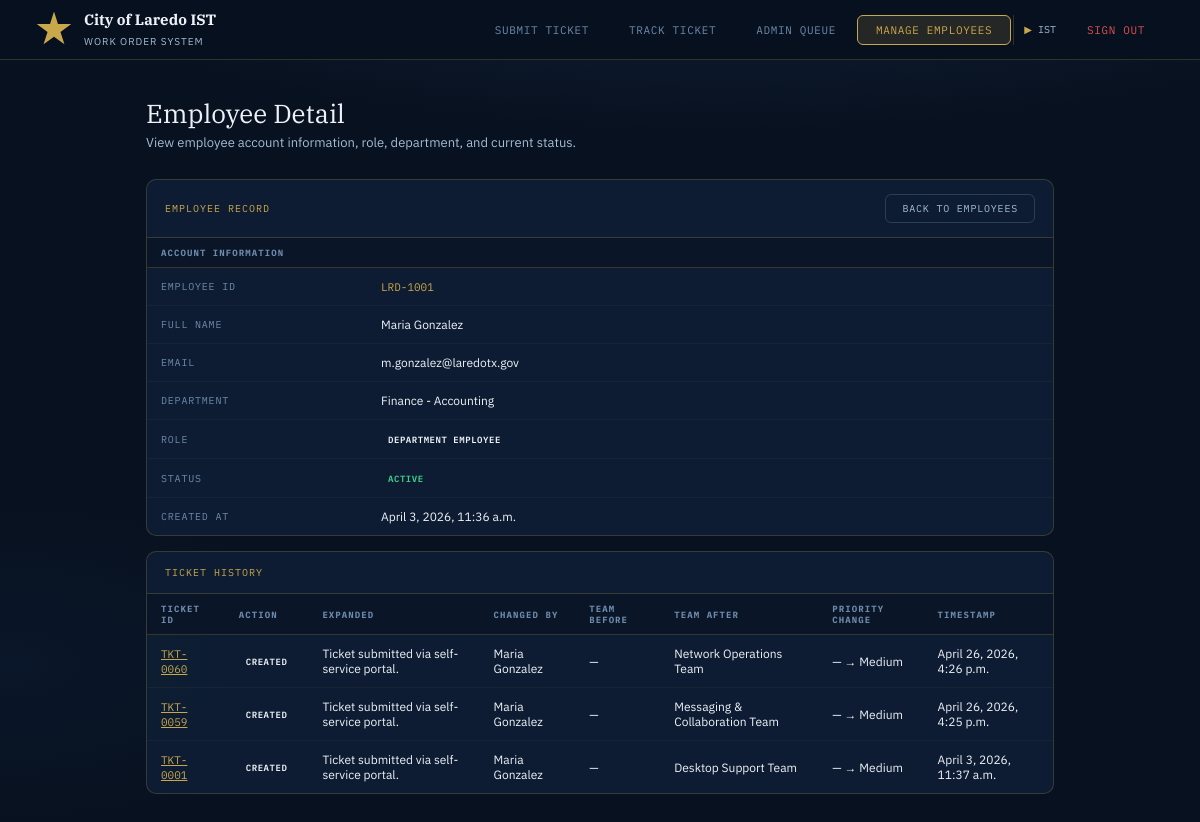
The app's page /manage_employees/98/ (signed in), older data.
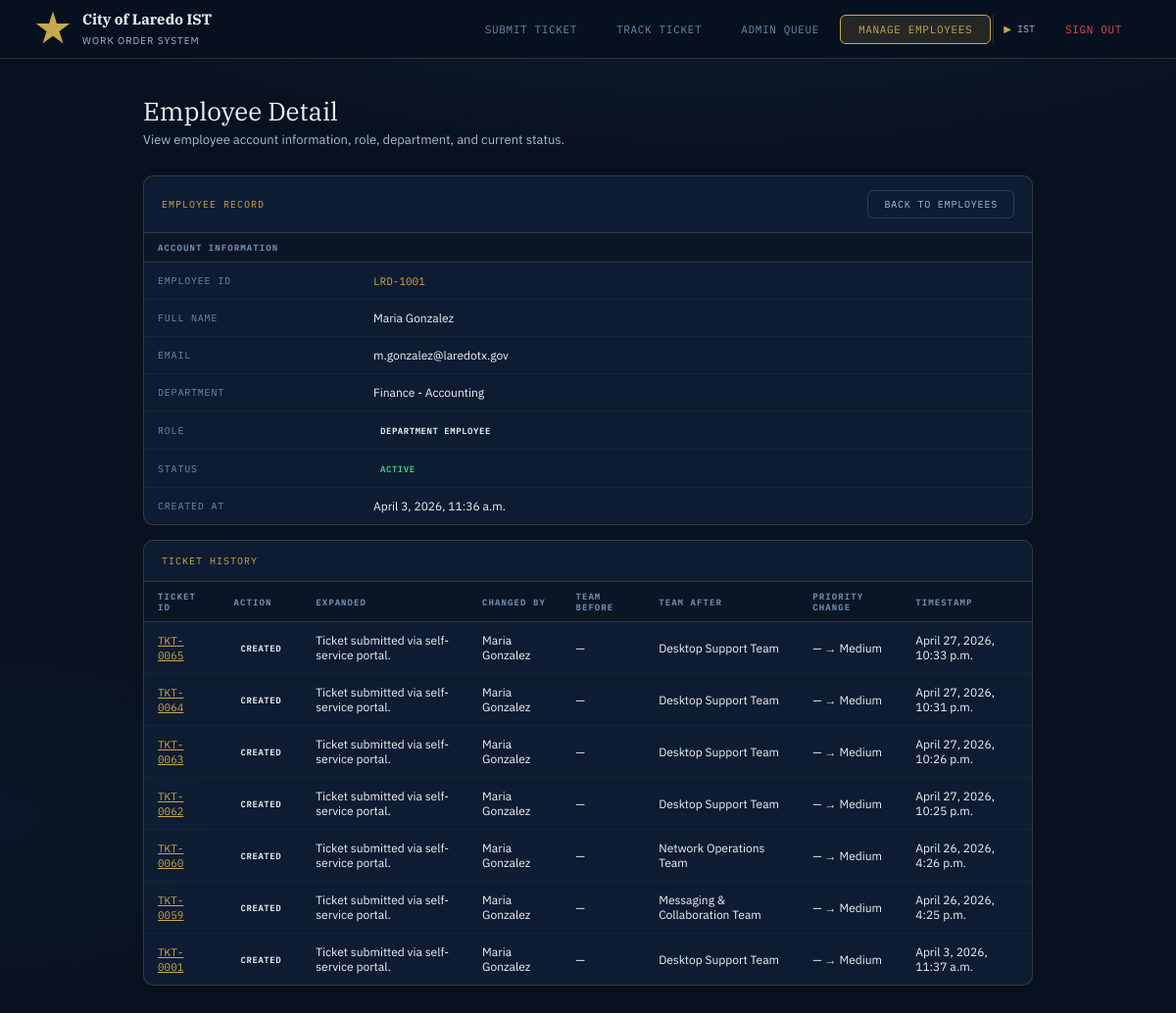
The same page, newer data.
### tickets/models.py (models this page shows, shortened)
class Employee(models.Model):
    employee_id = models.CharField("Employee ID", max_length=30, unique=True)
    first_name  = models.CharField("First Name",  max_length=60)
    last_name   = models.CharField("Last Name",   max_length=60)
    email       = models.EmailField("Email",       unique=True)
    department  = models.CharField("Department",   max_length=80,
                                   choices=DEPARTMENT_CHOICES)
    role        = models.CharField("Role", max_length=10,
                                   choices=EmployeeRole.choices,
                                   default=EmployeeRole.DEPT)
    password    = models.CharField("Password Hash", max_length=256)
    is_active   = models.BooleanField("Active", default=True)
    created_at  = models.DateTimeField(auto_now_add=True)
    class Meta:
        ordering    = ["last_name", "first_name"]
        verbose_name = "Employee"
        verbose_name_plural = "Employees"
    @property
    def full_name(self) -> str:
        return f"{self.first_name} {self.last_name}"

class TicketHistory(models.Model):
    ticket      = models.ForeignKey(
        Ticket, on_delete=models.CASCADE, related_name="history"
    )
    action      = models.CharField(
        max_length=20, choices=HistoryAction.choices
    )
    note        = models.TextField("Note", blank=True)
    changed_by  = models.CharField("Changed By", max_length=120, blank=True)
    priority_before = models.IntegerField(null=True, blank=True)
    priority_after  = models.IntegerField(null=True, blank=True)
    team_before = models.CharField(max_length=100, blank=True)
    team_after  = models.CharField(max_length=100, blank=True)
    timestamp   = models.DateTimeField(auto_now_add=True)
    class Meta:
        ordering = ["timestamp"]
        verbose_name = "Ticket History Entry"
        verbose_name_plural = "Ticket History"
    @property
    def priority_before_label(self):
        return PRIORITY_LABELS.get(self.priority_before, "") if self.priority_before else ""
    @property
    def priority_after_label(self):
        return PRIORITY_LABELS.get(self.priority_after, "") if self.priority_after else ""

class Ticket(models.Model):
    ticket_id   = models.CharField(max_length=20, unique=True, editable=False)
    submitter   = models.ForeignKey(
        Employee, null=True, blank=True,
        on_delete=models.SET_NULL,
        related_name="tickets",
        verbose_name="Submitted By",
    )
    name        = models.CharField("Full Name",    max_length=120)
    employee_id = models.CharField("Employee ID",  max_length=30)
    department  = models.CharField("Department",   max_length=80,
                                   choices=DEPARTMENT_CHOICES)
    email       = models.EmailField("Contact Email")
    category    = models.CharField("Category",    max_length=30,
                                   choices=CATEGORY_CHOICES)
    subtype     = models.CharField("Sub-Type",    max_length=30,
                                   choices=SUBTYPE_CHOICES, blank=True)
    issue_type  = models.CharField("Issue Type",  max_length=40,
                                   choices=ISSUE_TYPE_CHOICES, blank=True)
    title       = models.CharField("Brief Summary",      max_length=120)
    description = models.TextField("Detailed Description", blank=True)
    asset_tag   = models.CharField("Asset Tag",  max_length=40, blank=True)
    location    = models.CharField("Location",   max_length=80, blank=True)
    phone_ext   = models.CharField("Phone Ext",  max_length=10, blank=True)
    user_priority = models.IntegerField(
        "User-Selected Priority",
        choices=PRIORITY_CHOICES, default=4,
    )
    routing_tier               = models.CharField("Dept Tier",         max_length=30,  blank=True)
    routing_tier_label         = models.CharField("Tier Label",        max_length=60,  blank=True)
    routing_team               = models.CharField("Assigned Team",     max_length=100, blank=True)
    routing_sla                = models.CharField("SLA Target",        max_length=20,  blank=True)
    routing_effective_priority = models.IntegerField("Effective Priority", default=4)
    routing_was_modified       = models.BooleanField("Priority Auto-Adjusted", default=False)
    routing_reasons            = models.TextField("Routing Reasons (JSON)", blank=True)
    routing_escalation_path    = models.TextField("Escalation Path (JSON)",  blank=True)
    status       = models.CharField(max_length=20, choices=TicketStatus.choices,
                                    default=TicketStatus.OPEN)
    submitted_at = models.DateTimeField(auto_now_add=True)
    updated_at   = models.DateTimeField(auto_now=True)
    class Meta:
        ordering = ["-submitted_at"]
        verbose_name = "Ticket"
        verbose_name_plural = "Tickets"

### tickets/views.py (the view)
# urls.py: path("manage_employees/<int:employee_id>/", views.employee_detail, name="employee_detail"),
@ist_required
def employee_detail(request, employee_id):
    employee = get_object_or_404(Employee, id=employee_id)
    history_records = TicketHistory.objects.filter(changed_by=employee.full_name).order_by("-timestamp")
    context = {
        "employee": employee,
        "history_records": history_records,
    }
    return render(request, "tickets/employee_detail.html", context)

### tickets/views.py (called while the page is built)
def ist_required(view_fn):
    @wraps(view_fn)
    def wrapper(request, *args, **kwargs):
        if not request.session.get("employee_pk"):
            return redirect("employee_login")
        role = request.session.get("employee_role", "dept")
        if role not in ("ist", "admin"):
            return redirect("submit_ticket")
        return view_fn(request, *args, **kwargs)
    return wrapper

### tickets/templates/tickets/employee_detail.html (shortened to what this page needs)
{% extends "tickets/base.html" %}
{% block nav_manage %}active{% endblock %}
{% block content %}
<div class="ph">
  <h1>Employee Detail</h1>
  <p>View employee account information, role, department, and current status.</p>
</div>
<div class="table-card"style="margin-bottom:15px">
  <div class="ttb">
    <span class="ttb-title">Employee Record</span>
    <div style="display:flex;gap:6px">
      <a href="{% url 'manage_employees' %}" class="btn btn-ghost btn-sm">
        Back to Employees
      </a>
    </div>
  </div>
  <table>
    <thead>
      <tr>
        <th colspan="2">Account Information</th>
      </tr>
    </thead>
    <tbody>
      <tr>
        <td style="width:220px;font-family:'IBM Plex Mono',monospace;font-size:10px;color:var(--steel);text-transform:uppercase;letter-spacing:.08em;">
          Employee ID
        </td>
        <td><span class="tid">{{ employee.employee_id }}</span></td>
      </tr>
      <tr>
        <td style="font-family:'IBM Plex Mono',monospace;font-size:10px;color:var(--steel);text-transform:uppercase;letter-spacing:.08em;">
          Full Name
        </td>
        <td>{{ employee.full_name }}</td>
      </tr>
      <tr>
        <td style="font-family:'IBM Plex Mono',monospace;font-size:10px;color:var(--steel);text-transform:uppercase;letter-spacing:.08em;">
          Email
        </td>
        <td>{{ employee.email }}</td>
      </tr>
      <tr>
        <td style="font-family:'IBM Plex Mono',monospace;font-size:10px;color:var(--steel);text-transform:uppercase;letter-spacing:.08em;">
          Department
        </td>
        <td>{{ employee.department }}</td>
      </tr>
      <tr>
        <td style="font-family:'IBM Plex Mono',monospace;font-size:10px;color:var(--steel);text-transform:uppercase;letter-spacing:.08em;">
          Role
        </td>
        <td>
          <span class="badge">
            {{ employee.get_role_display }}
          </span>
        </td>
      </tr>
      <tr>
        <td style="font-family:'IBM Plex Mono',monospace;font-size:10px;color:var(--steel);text-transform:uppercase;letter-spacing:.08em;">
          Status
        </td>
        <td>
          {% if employee.is_active %}
            <span class="badge" style="color:var(--green-2);border-color:rgba(62,207,142,.3);">
              Active
            </span>
          {% else %}
            <span class="badge" style="color:var(--red-2);border-color:rgba(224,80,80,.3);">
              Inactive
            </span>
          {% endif %}
        </td>
      </tr>
      <tr>
        <td style="font-family:'IBM Plex Mono',monospace;font-size:10px;color:var(--steel);text-transform:uppercase;letter-spacing:.08em;">
          Created At
        </td>
        <td>{{ employee.created_at }}</td>
      </tr>
    </tbody>
  </table>
</div>
<div class="table-card">
  <div class="ttb">
    <span class="ttb-title">Ticket History</span>
    </div>
    <table>
      <thead>
        <tr>
          <th>Ticket ID</th>
          <th>Action</th>
          <th>Expanded</th>
          <th>Changed By</th>
          <th>Team Before</th>
          <th>Team After</th>
          <th>Priority Change</th>
          <th>Timestamp</th>
        </tr>
      </thead>
      <tbody>
        {% for record in history_records %}
        <tr>
          <td>
            <a href="{% url 'ticket_detail' record.ticket.ticket_id %}" class="tid">
              {{ record.ticket.ticket_id }}
          </td>
          <td>
            <span class="badge">{{ record.action }}</span>
          </td>
          <td style="max-width:260px;">
            {% if record.note %}
              {{ record.note }}
            {% else %}
              —
            {% endif %}
          </td>
          <td>{{ record.changed_by|default:"—" }}</td>
          <td>{{ record.team_before|default:"—" }}</td>
          <td>{{ record.team_after|default:"—" }}</td>
          <td>
            {% if record.priority_before or record.priority_after %}
              {{ record.priority_before_label|default:"—" }} → {{ record.priority_after_label|default:"—" }}
            {% else %}
              —
            {% endif %}
          </td>
          <td>{{ record.timestamp }}</td>
        </tr>
        {% empty %}
        <tr>
          <td colspan="8" style="text-align:center;padding:24px;color:var(--steel)">
            No ticket history found for this employee.
          </td>
        </tr>
        {% endfor %}
      </tbody>
    </table>
  </div>
</div>
{% endblock %}

### tickets/templates/tickets/base.html (shortened to what this page needs)
<!DOCTYPE html>
<html lang="en">
<head>
</head>
<body>
<nav>
  <a class="brand" href="{% url 'submit_ticket' %}">
    <div class="brand-icon"></div>
    <div class="brand-text">
      <strong>City of Laredo IST</strong>
      <span>Work Order System</span>
    </div>
  </a>
  <div class="nav-links">
    <a class="nav-link {% block nav_submit %}{% endblock %}" href="{% url 'submit_ticket' %}">Submit Ticket</a>
    <a class="nav-link {% block nav_lookup %}{% endblock %}" href="{% url 'ticket_lookup' %}">Track Ticket</a>
    {% if request.session.employee_role == "ist" or request.session.employee_role == "admin" %}
    <a class="nav-link {% block nav_admin %}{% endblock %}" href="{% url 'admin_queue' %}">Admin Queue</a>
    <a class="nav-link {% block nav_manage %}{% endblock %}" href="{% url 'manage_employees' %}">Manage Employees</a>
    {% endif %}
    {% if request.session.employee_name %}
      <span style="font-family:'IBM Plex Mono',monospace;font-size:10px;color:var(--steel-2);padding:0 10px;display:flex;align-items:center;gap:6px;border-left:1px solid var(--border)">
        <span style="color:var(--gold)">&#9654;</span>
        {{ request.session.employee_name }}
      </span>
      <a class="nav-link" href="{% url 'employee_logout' %}" style="color:var(--red-2)">Sign Out</a>
    {% else %}
      <a class="nav-link" href="{% url 'employee_login' %}" style="border-color:rgba(201,168,76,.3)">Sign In</a>
    {% endif %}
  </div>
</nav>
<div class="page">
  {% block content %}{% endblock %}
</body>
</html>

### tickets/templates/tickets/base.html (style rules this page uses)
:root { --navy:#08111f; --navy-2:#0f1e35; --navy-3:#162845; --navy-4:#1e3358; --gold:#c9a84c; --gold-2:#e2c060; --gold-dim:rgba(201,168,76,.15); --gold-border:rgba(201,168,76,.28); --steel:#6d8aaa; --steel-2:#a4bcd4; --white:#eef2f8; --red:#b83232; --red-2:#e05050; --amber:#c47b14; --amber-2:#f0a030; --blue:#2a6fd4; --blue-2:#70a8f0; --green:#1a7050; --green-2:#3ecf8e; --purple:#6040b0; --purple-2:#a080e0; --border:rgba(201,168,76,.22); --card:rgba(15,30,53,.9); --r:6px; --rl:10px; }
* { box-sizing:border-box;margin:0;padding:0; }
html { scroll-behavior:smooth; }
body { font-family:'IBM Plex Sans',sans-serif;background:var(--navy);color:var(--white);min-height:100vh; background-image:radial-gradient(ellipse 120% 60% at 60% -20%,rgba(30,51,88,.7) 0%,transparent 60%), radial-gradient(ellipse 60% 40% at 0% 80%,rgba(42,111,212,.06) 0%,transparent 50%); }
nav { display:flex;align-items:center;justify-content:space-between;padding:0 36px;height:60px; background:rgba(8,17,31,.97);border-bottom:1px solid var(--border);position:sticky;top:0;z-index:200;backdrop-filter:blur(12px); }
.brand { display:flex;align-items:center;gap:12px;text-decoration:none; }
.brand-icon { width:36px;height:36px;background:var(--gold);flex-shrink:0; clip-path:polygon(50% 0%,61% 35%,98% 35%,68% 57%,79% 91%,50% 70%,21% 91%,32% 57%,2% 35%,39% 35%); }
.brand-text strong { display:block;font-family:'IBM Plex Serif',serif;font-size:15px;color:var(--white); }
.brand-text span { font-size:10px;color:var(--steel-2);letter-spacing:.1em;text-transform:uppercase; }
.nav-links { display:flex;gap:2px; }
.nav-link { padding:7px 18px;border:1px solid transparent;background:none;color:var(--steel); font-family:'IBM Plex Mono',monospace;font-size:11px;letter-spacing:.06em;text-transform:uppercase; cursor:pointer;border-radius:var(--r);transition:all .18s;text-decoration:none;display:inline-flex;align-items:center;gap:6px; }
.nav-link.active { color:var(--gold);background:var(--gold-dim);border-color:var(--gold); }
.page { padding:36px;max-width:980px;margin:0 auto;animation:fadeUp .25s ease; }
.ph { margin-bottom:28px; }
.ph h1 { font-family:'IBM Plex Serif',serif;font-size:26px;font-weight:400;margin-bottom:4px; }
.ph p { color:var(--steel-2);font-size:13px; }
.btn { padding:10px 24px;border-radius:var(--r);font-family:'IBM Plex Mono',monospace;font-size:11px; letter-spacing:.08em;text-transform:uppercase;cursor:pointer;border:none;transition:all .18s;text-decoration:none;display:inline-block; }
.btn-ghost { background:none;border:1px solid rgba(109,138,170,.3);color:var(--steel-2); }
.btn-sm { padding:7px 16px;font-size:10px; }
.badge { display:inline-block;padding:2px 7px;border-radius:3px;font-family:'IBM Plex Mono',monospace; font-size:9px;font-weight:600;letter-spacing:.06em;text-transform:uppercase; }
.table-card { background:var(--card);border:1px solid var(--border);border-radius:var(--rl);overflow:hidden; }
.ttb { display:flex;align-items:center;justify-content:space-between;padding:14px 18px;border-bottom:1px solid var(--border); }
.ttb-title { font-family:'IBM Plex Mono',monospace;font-size:10px;letter-spacing:.1em;text-transform:uppercase;color:var(--gold); }
table { width:100%;border-collapse:collapse; }
thead th { text-align:left;padding:9px 14px;font-family:'IBM Plex Mono',monospace;font-size:9px; letter-spacing:.12em;text-transform:uppercase;color:var(--steel); background:rgba(8,17,31,.5);border-bottom:1px solid var(--border); }
tbody tr { border-bottom:1px solid rgba(201,168,76,.06);transition:background .14s; }
tbody tr:last-child { border-bottom:none; }
tbody td { padding:11px 14px;font-size:12px;vertical-align:middle; }
.tid { font-family:'IBM Plex Mono',monospace;font-size:11px;color:var(--gold); }

Row changes from the older to the newer data that the page shows:
added TicketHistory: ticket.ticket_id "TKT-0065", action "CREATED", note "Ticket submitted via self-service portal.", changed_by "Maria Gonzalez", team_before "—", team_after "Desktop Support Team", priority_before_label "—", priority_after_label "Medium", timestamp "April 27, 2026, 10:33 p.m."
added TicketHistory: ticket.ticket_id "TKT-0064", action "CREATED", note "Ticket submitted via self-service portal.", changed_by "Maria Gonzalez", team_before "—", team_after "Desktop Support Team", priority_before_label "—", priority_after_label "Medium", timestamp "April 27, 2026, 10:31 p.m."
added TicketHistory: ticket.ticket_id "TKT-0063", action "CREATED", note "Ticket submitted via self-service portal.", changed_by "Maria Gonzalez", team_before "—", team_after "Desktop Support Team", priority_before_label "—", priority_after_label "Medium", timestamp "April 27, 2026, 10:26 p.m."
added TicketHistory: ticket.ticket_id "TKT-0062", action "CREATED", note "Ticket submitted via self-service portal.", changed_by "Maria Gonzalez", team_before "—", team_after "Desktop Support Team", priority_before_label "—", priority_after_label "Medium", timestamp "April 27, 2026, 10:25 p.m."
